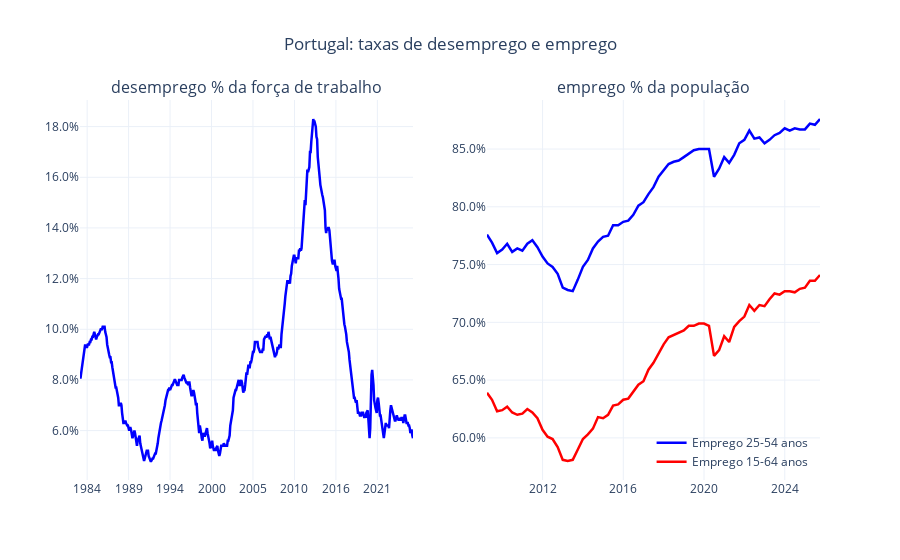

The cell this chart's notebook holds for it:
### Code cell
import plotly.graph_objects as go
from plotly.subplots import make_subplots

fig = make_subplots(rows=1, cols=2, subplot_titles=("desemprego % da força de trabalho", "emprego % da população"))

u = unemployment_rate.sort_values("time")
uy = next(c for c in u.columns if c != "time")
fig.add_trace(
    go.Scatter(
        x=u["time"],
        y=u[uy],
        name="Desemprego",
        mode="lines",
        line=dict(color="blue", width=2.5, shape="linear"),
        showlegend=False,
    ),
    row=1,
    col=1,
)

emp_2554 = employment_rate_25_54.sort_values("time")
emp_1564 = employment_rate_15_64.sort_values("time")

fig.add_trace(
    go.Scatter(
        x=emp_2554["time"],
        y=emp_2554["employment_rate_25_54"],
        name="Emprego 25-54 anos",
        mode="lines",
        line=dict(color="blue", width=2.5, shape="linear"),
        showlegend=True,
    ),
    row=1,
    col=2,
)
fig.add_trace(
    go.Scatter(
        x=emp_1564["time"],
        y=emp_1564["employment_rate_15_64"],
        name="Emprego 15-64 anos",
        mode="lines",
        line=dict(color="red", width=2.5, shape="linear"),
        showlegend=True,
    ),
    row=1,
    col=2,
)

fig.update_layout(
    title="Portugal: taxas de desemprego e emprego",
    template="plotly_white",
    title_x=0.5,
    legend_title_text="",
    xaxis_title="",
    yaxis_title="",
    legend=dict(x=0.99, y=0.01, xanchor="right", yanchor="bottom", bgcolor="rgba(0,0,0,0)", borderwidth=0),
)
fig.update_xaxes(dtick="M64", tickformat="%Y", hoverformat="%Y-%m-%d", col=1)
fig.update_xaxes(dtick="M48", tickformat="%Y", hoverformat="%Y-%m-%d", col=2)
fig.update_yaxes(tickformat=".1f", ticksuffix="%")
fig.show()
